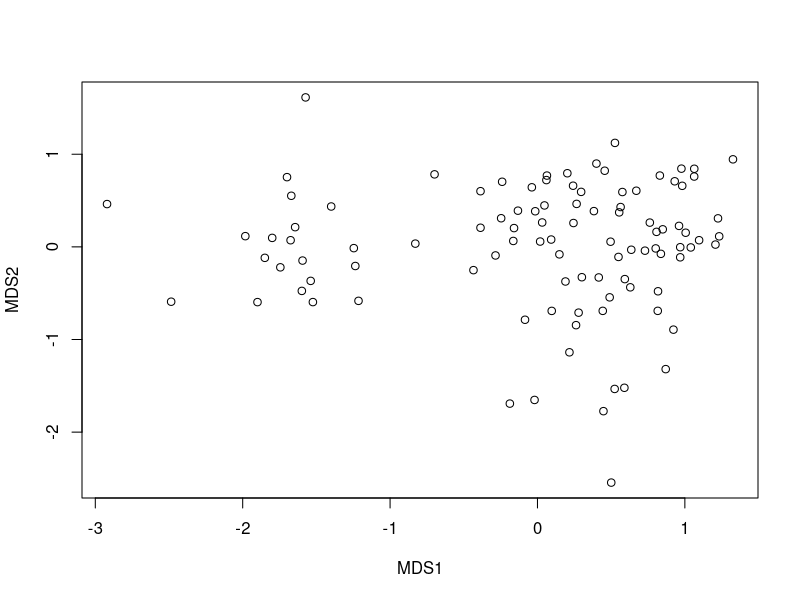
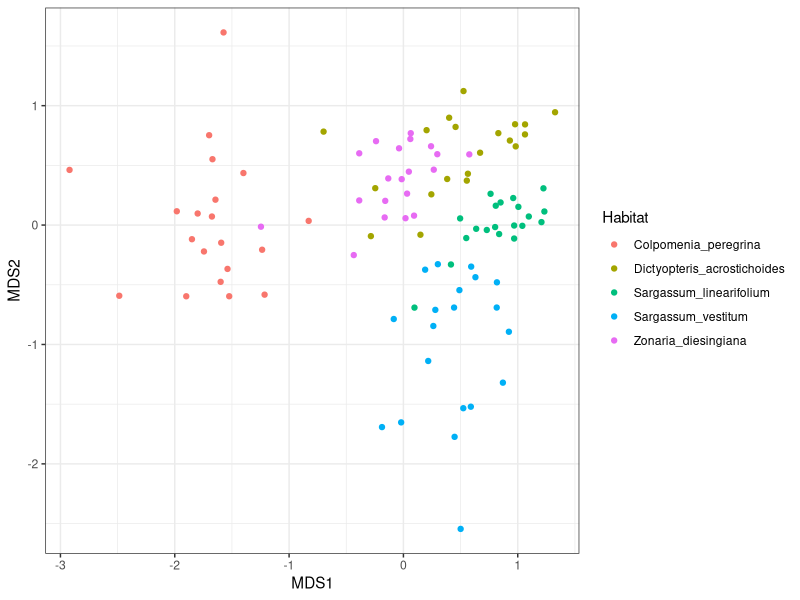
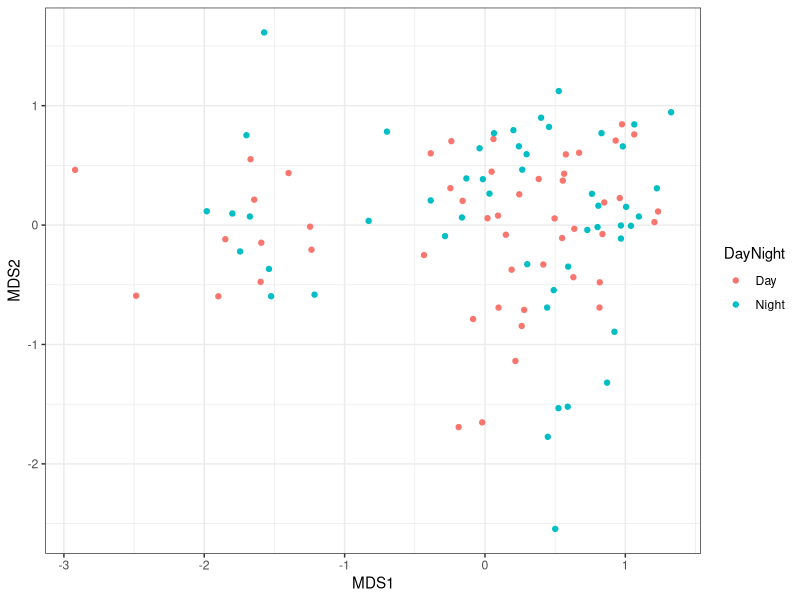

Recreate these plots in R, in order.
## ---- chunk 1
Herbivores <- read.csv(file = "Herbivore_specialisation.csv", header = TRUE)
## ---- chunk 2
Herb_community <- Herbivores[5:11]
## ---- chunk 3
library(vegan)
## ---- chunk 4
Herb_community.mds <- metaMDS(comm = Herb_community, distance = "bray", trace = FALSE, autotransform = FALSE)
## ---- chunk 5
plot(Herb_community.mds$points)
## ---- chunk 6
MDS_xy <- data.frame(Herb_community.mds$points)
## ---- chunk 7
MDS_xy$Habitat <- Herbivores$Habitat
MDS_xy$DayNight <- Herbivores$DayNight
## ---- chunk 8
library(ggplot2)
ggplot(MDS_xy, aes(MDS1, MDS2, color = Habitat)) +
  geom_point() +
  theme_bw()
## ---- chunk 9
ggplot(MDS_xy, aes(MDS1, MDS2, color = DayNight)) +
  geom_point() +
  theme_bw()
## ---- chunk 10
Herb_community.mds$stress
